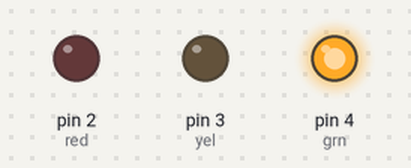
The sketch below on a simulated Arduino Uno, built with avr-gcc and run on an emulated ATmega328P. Parts: output pins drawn as LEDs (lit = HIGH).

Above: at 0.05 s.
At 0.75 s:
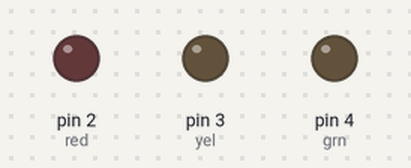
At 1.45 s:
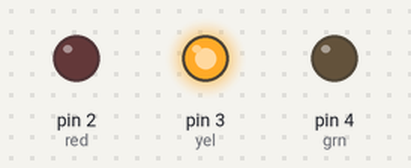
At 2.85 s:
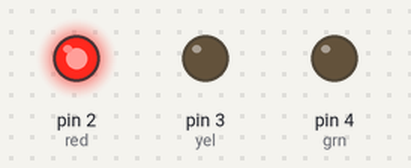
Timing chart, 0 to 3.1 s (numbered marks = the images above):
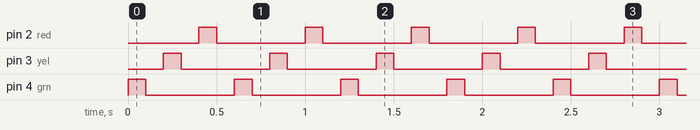

The sketch:

Lab1-1.ino
```cpp
#define red 2
#define yel 3
#define grn 4

void setup() {
  // put your setup code here, to run once:
  pinMode(red, OUTPUT);
  pinMode(yel, OUTPUT);
  pinMode(grn, OUTPUT);

}

void loop() {
  // put your main code here, to run repeatedly:
  digitalWrite(grn,HIGH); delay(100);
  digitalWrite(grn,LOW); delay(100);
  digitalWrite(yel,HIGH); delay(100);
  digitalWrite(yel,LOW); delay(100);
  digitalWrite(red,HIGH); delay(100);
  digitalWrite(red,LOW); delay(100);

}
```

Measured:
- by itself, pin 2 (red), pin 3 (yel), pin 4 (grn): alternates HIGH for 0.10 s and LOW for 0.50 s
